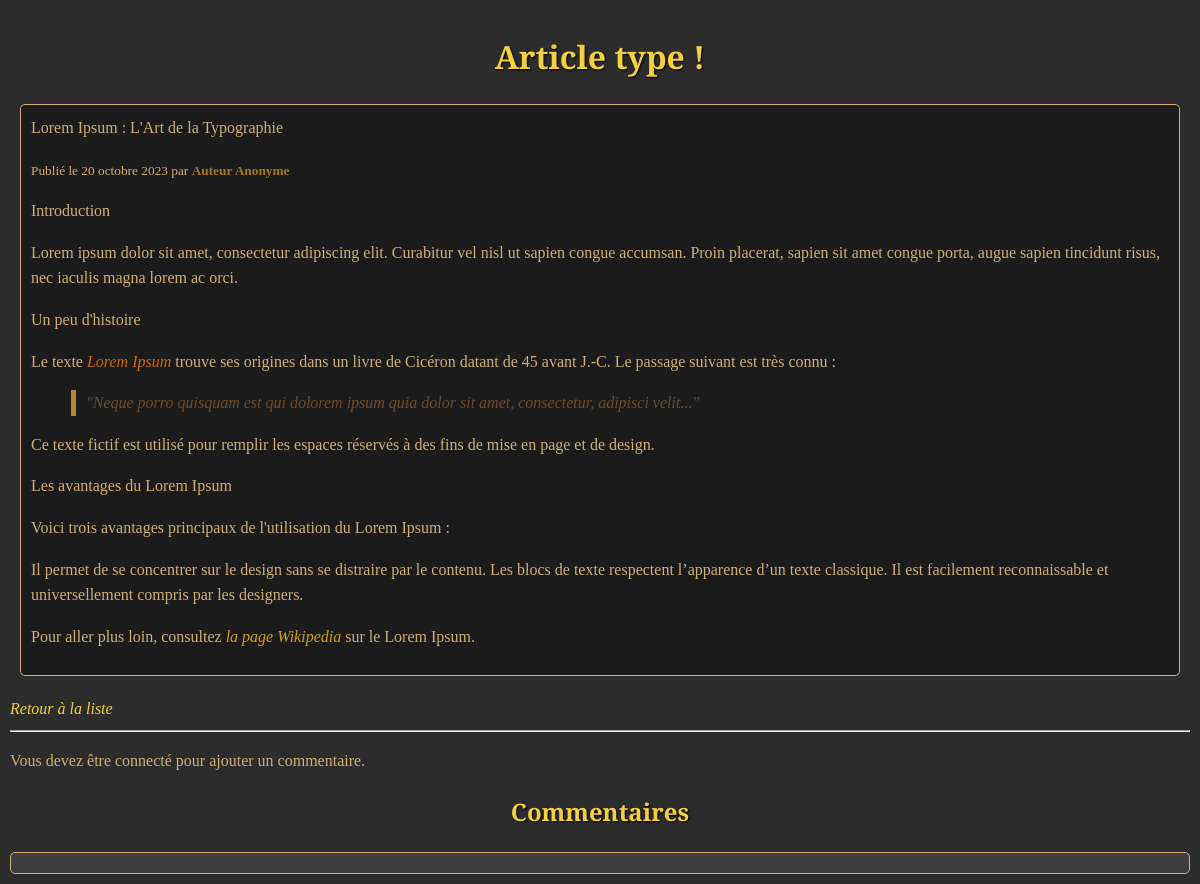
/articles/view?id=1, run on the app's committed database.
### tables this page shows
CREATE TABLE IF NOT EXISTS `articles` (
  `id` int NOT NULL AUTO_INCREMENT,
  `id_aut` int NOT NULL,
  `title` varchar(255) NOT NULL,
  `content` text NOT NULL,
  `date_create` datetime DEFAULT CURRENT_TIMESTAMP,
  `date_modif` datetime DEFAULT CURRENT_TIMESTAMP ON UPDATE CURRENT_TIMESTAMP,
  PRIMARY KEY (`id`),
  KEY `id_aut` (`id_aut`)
);

### index.php (called while the page is built, shortened)
<?php
$routes = require_once 'routes.php';
$requestUri = strtok($_SERVER['REQUEST_URI'], '?');
$matchedRoute = $routes[$requestUri] ?? null;
require_once $matchedRoute['view'];

### model/ReleasesModel/class/ArticleController.php (called while the page is built, shortened)
<?php
class ArticleController
{
    private $releaseModel;
    public function __construct()
    {
        $this->releaseModel = new ReleaseModel();
    }
    public function viewArticle($id)
    {
        return $this->releaseModel->getArticle($id);
    }
}

### model/ReleasesModel/class/ReleaseModel.php (called while the page is built, shortened)
<?php
class ReleaseModel extends DB_PDO
{
    public function getArticle($id)
    {
        $stmt = self::$pdo->prepare("SELECT * FROM articles WHERE id = :id");
        $stmt->bindValue(':id', $id, PDO::PARAM_INT);
        $stmt->execute();
        return $stmt->fetch(PDO::FETCH_ASSOC);
    }
}

### views/release/view_article.php (the view, shortened to what this page needs)
<?php
$controller = new ArticleController();
$article = $controller->viewArticle($_GET['id'] ?? null);
$userId = $_SESSION['user_id'] ?? null;
?>
<!DOCTYPE html>
<html>
<head>
    <link rel="stylesheet" href="/public/css/style.css"
</head>
<body>
<h1><?= htmlspecialchars($article['title']) ?></h1>
<div class="article">
    <?= strip_tags($article['content'], '<b><strong><i><em><u><s><mark><small><code><q><blockquote><hr><sup><p><a>') ?>
</div>
<a href="/articles">Retour à la liste</a>
<hr>
<?php if ($userId): ?>
    <form id="add-comment-form">
        <textarea name="content" id="comment-content" placeholder="Ajouter un commentaire" required></textarea>
        <input type="hidden" id="article-id" value="<?= htmlspecialchars($article['id']) ?>">
        <button type="submit">Poster</button>
    </form>
<?php else: ?>
    <p>Vous devez être connecté pour ajouter un commentaire.</p>
<?php endif; ?>
<h2>Commentaires</h2>
<div id="comments-container">
</div>
</body>
</html>

### public/css/style.css (style rules this page uses)
body { font-family: 'Georgia', serif; background-color: #2c2c2c; color: #d1b077; margin: 0; line-height: 1.6; padding: 10px; }
h1, h2, h3 { font-family: 'Cinzel', swap; color: #f4d03f; text-shadow: 1px 1px 2px #000; text-align: center; }
a { color: #f4d03f; text-decoration: none; font-style: italic; }
.article { min-height: 300px; margin: 10px 10px 20px; padding: 10px; border: 1px solid #d1b077; background-color: #1b1b1b; border-radius: 5px; }
.article strong { color: #A6761D; }
.article em { color: #cf6800; }
.article blockquote { border-left: 5px solid #B6862C; padding-left: 10px; font-style: italic; color: #6E4A2D; }
.article a { color: #D4A017; text-decoration: none; }
#comments-container { margin-top: 20px; padding: 10px; border: 1px solid #d1b077; background-color: #3e3e3e; border-radius: 5px; }

### data on the page
articles: title "Article type !", content "Lorem Ipsum : L'Art de la Typographie Publié le 20 octobre 2023 par Auteur Anonyme Introduction Lorem ipsum dolor sit amet, consectetur adipiscing elit. Curabitur vel nisl ut sapien congue accumsan. Proin placerat, sapien sit amet congue porta, augue sapien tincidunt risus, nec iaculis magna lorem ac orci. Un peu d'histoire Le texte Lorem Ipsum trouve ses origines dans un livre de Cicéron datant de 45 avant J.-C. Le passage suivant est très connu : \"Neque porro quisquam est qui dolorem ipsum quia dolor sit amet, consectetur, adipisci velit...\" Ce texte fictif est utilisé pour remplir les espaces réservés à des fins de mise en page et de design. Les avantages du Lorem Ipsum Voici trois…"
